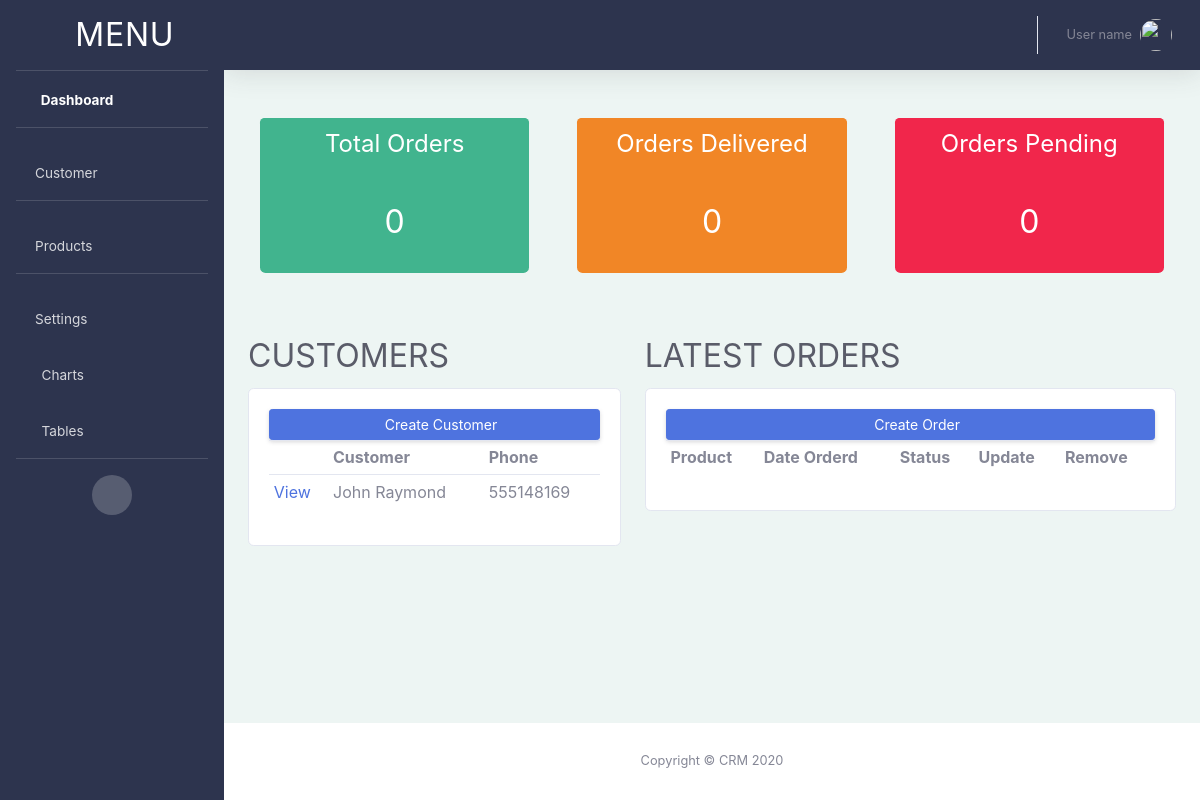
/, run on an earlier commit of the app's database.
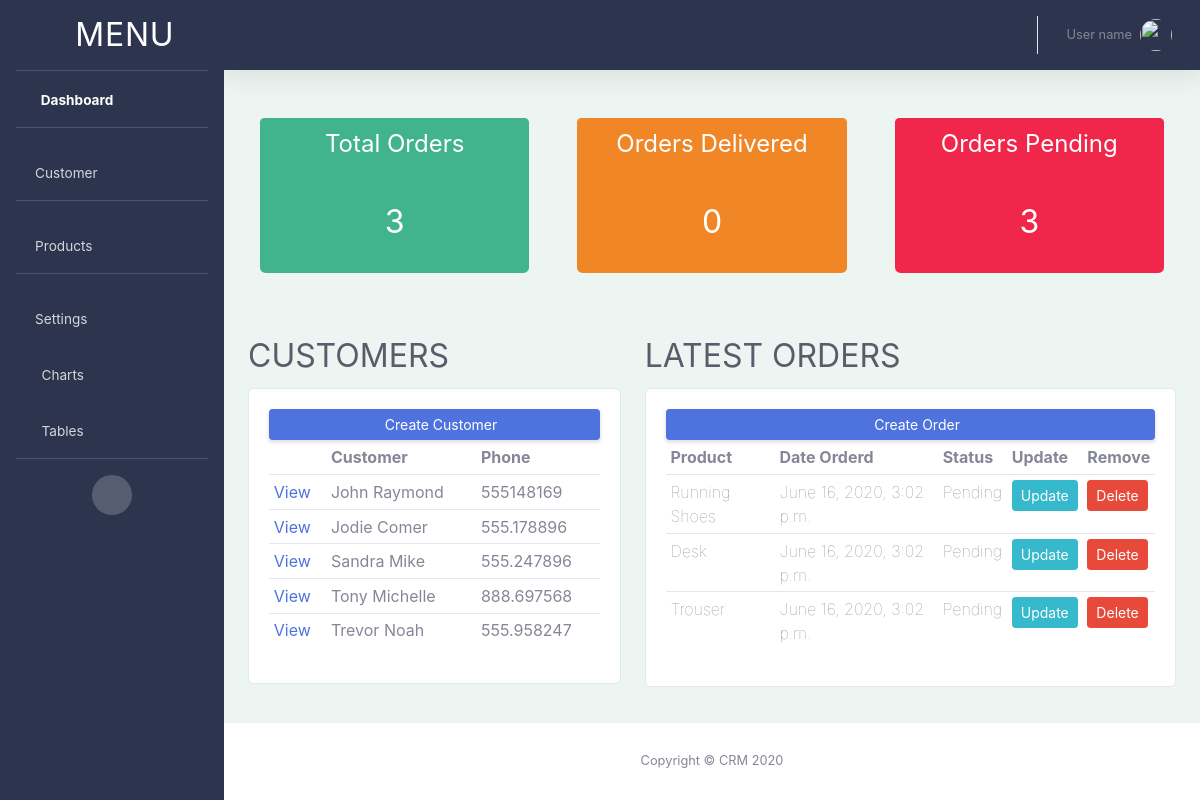
And on a later commit of the database.
### accounts/models.py (models this page shows, shortened)
class Customer(models.Model):
    name = models.CharField(max_length=200, null=True)
    phone = models.CharField(max_length=200, null=True)
    email = models.CharField(max_length=200, null=True)
    date_created = models.DateTimeField(auto_now_add=True, null=True)

class Order(models.Model):
    STATUS = (
        ('Pending', 'Pending'),
        ('Out of delivery', 'Out of delivery'),
        ('Delivered', 'Delivered')
    )
    customer  = models.ForeignKey(Customer, null=True, on_delete=models.SET_NULL)
    product = models.ForeignKey(Product, null=True, on_delete=models.SET_NULL)
    date_created = models.DateTimeField(auto_now_add=True, null=True)
    status = models.CharField(max_length=200, null=True, choices=STATUS)

class Product(models.Model):
    CATEGORY = (
        ('Indoor', 'Indoor'),
        ('Outdoor', 'Outdoor'),
    )
    name = models.CharField(max_length=200, null=True)
    price = models.FloatField(null=True)
    category = models.CharField(max_length=200, null=True, choices=CATEGORY)
    description = models.CharField(max_length=200, null=True, blank=True)
    date_created = models.DateTimeField(auto_now_add=True, null=True)
    tags = models.ManyToManyField(Tag)
    def __str__(self):
        return self.name

### accounts/views.py (the view)
# urls.py: path('', views.home, name='home'),
def home(request):
    orders = Order.objects.all()
    customers = Customer.objects.all()
    total_customers = customers.count()
    total_orders = orders.count()
    delivered = orders.filter(status='Delivered').count()
    pending = orders.filter(status='Pending').count()
    context = {
        'orders':orders,
        'customers':customers,
        'total_orders': total_orders,
        'delivered': delivered,
        'pending' : pending
        }
    return render(request, 'accounts/dashboard.html', context)

### accounts/templates/accounts/dashboard.html
{% extends 'accounts/main.html'  %}
{% load static %}
{% block content  %}
<br>
{% include 'accounts/status.html'  %}
 <br>
 <br>
<div class="container-fluid">
	<div class="row justify-content-md-center">
		<div class="col-md-5">
			<h2 class="card-title text-gray-800">CUSTOMERS</h2>
			<div class="card card-body">
				<a href="#" class="d-none d-sm-inline-block btn btn-sm btn-primary shadow-sm"><i class="fas fa-plus fa-sm text-white-50"></i> Create Customer</a>
				<table class="table table-sm">
					<tr>
						<th></th>
						<th>Customer</th>
						<th>Phone</th>
					</tr>
					{% for cusomter in customers %}
					<tr>
					    <td><a href="{% url 'customer' customer.id %}">View</a></td>
						<td>{{ cusomter.name}}</td>
						<td>{{ cusomter.phone}}</td>
					</tr>
					{% endfor %}
				</table>
			</div>
		</div>
		<div class="col-md-7">
			<h2 class="card-title text-gray-800">LATEST ORDERS</h2>
			<div class="card card-body">
				<a href="#" class="d-none d-sm-inline-block btn btn-sm btn-primary shadow-sm"><i class="fas fa-plus fa-sm text-white-50"></i> Create Order</a>
				<table class="table table-sm">
					<tr>
						<th>Product</th>
						<th>Date Orderd</th>
						<th>Status</th>
						<th>Update</th>
						<th>Remove</th>
					</tr>
					{% for order in orders %}
					<tr>
						<th style="font-weight: 100;">{{ order.product}}</th>
						<th style="font-weight: 100;">{{ order.date_created}}</th>
						<th style="font-weight: 100;">{{ order.status}}</th>
						<td><a href="" class="btn btn-sm btn-info">Update</a></td>
						<td><a href="" class="btn btn-sm btn-danger">Delete</a></td>
					</tr>
					{% endfor %}
				</table>
			</div>
			<br>
		</div>
	</div>
	</div>
{%  endblock %}

What changed in the data, as far as the page shows it:
added Customer: name "Jodie Comer", phone "555.178896"
added Customer: name "Sandra Mike", phone "555.247896"
added Customer: name "Tony Michelle", phone "888.697568"
added Customer: name "Trevor Noah", phone "555.958247"
added Order: product "Running Shoes", date_created "June 16, 2020, 3:02 p.m.", status "Pending"
added Order: product "Desk", date_created "June 16, 2020, 3:02 p.m.", status "Pending"
added Order: product "Trouser", date_created "June 16, 2020, 3:02 p.m.", status "Pending"
Also different on the page:
{{ total_orders }}: "0" → "3"
{{ pending }}: "0" → "3"
